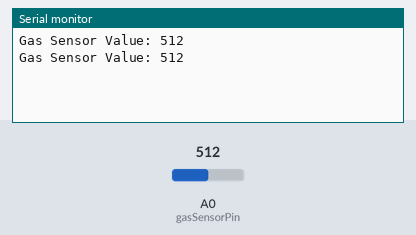
Simulated run of this sketch. Board: Arduino Uno, built with avr-gcc and run on an emulated ATmega328P. On the bench: the last lines printed to the serial monitor. The test bench sets the inputs (shaded band); at power-on: A0 (gasSensorPin) = 512.

Above: at 1.8 s.
1.9 s: A0 (gasSensorPin) set to 716
At 2.8 s:
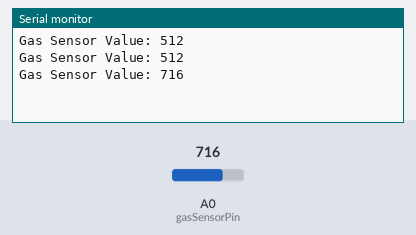
3.4 s: A0 (gasSensorPin) set to 900
At 4.7 s:
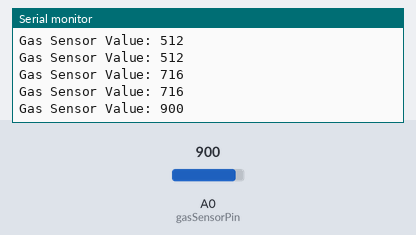
Timing chart, 0 to 6.4 s (numbered marks = the images above; inputs shaded):
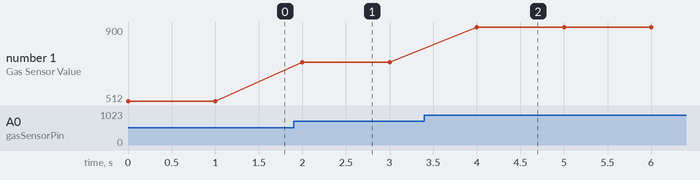

Measured:
- after the input at 1.9 s, the serial monitor: prints a new line after 0.10 s (image 1)
- after the input at 3.4 s, the serial monitor: prints a new line after 0.60 s (image 2)
- plotted number 1: 512 → 716 after the input at 1.9 s, 716 → 900 after the input at 3.4 s

The sketch:

MQ2gasSensor.ino
```cpp
// Arduino Uno Sketch

const int gasSensorPin = A0; // Analog pin connected to the gas sensor

void setup() {
  Serial.begin(9600); // Initialize serial communication at 9600 baud
}

void loop() {
  int sensorValue = analogRead(gasSensorPin); // Read analog sensor value

  Serial.print("Gas Sensor Value: ");
  Serial.println(sensorValue); // Send sensor value over serial

  delay(1000); // Delay for stability
}
```
